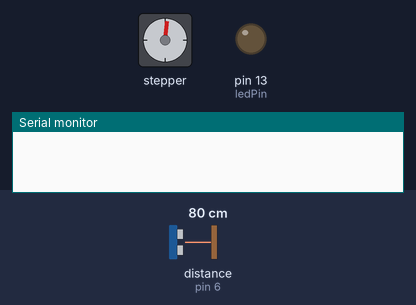
Bench run of a sketch on a simulated Arduino Uno, built with avr-gcc and run on an emulated ATmega328P. Parts: stepper motor, output pins drawn as LEDs (lit = HIGH), the last lines printed to the serial monitor. Wiring (inferred from the names in the program): ultrasonic range finder: trigger pin 7; echo pin 6. Dashed ring = blinking. The inputs (shaded band) are chosen by the test bench; at power-on: distance to the obstacle (sensor on pin 6) 80 cm. The echo pulse lasts 58.3 µs per cm; stepper angles assume 200 steps per turn; pins used as bus, display or sensor lines are not drawn.

Above: at 0.1 s.
At 2.9 s:
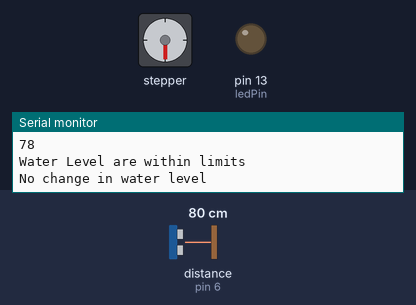
3.0 s: distance to the obstacle (sensor on pin 6) set to 24 cm
4.9 s: distance to the obstacle (sensor on pin 6) set to 19 cm
At 5.82 s:
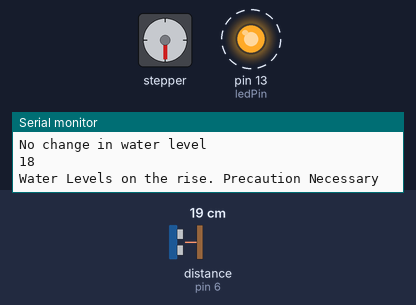
Timing chart, 0 to 14.4 s (numbered marks = the images above; inputs shaded):
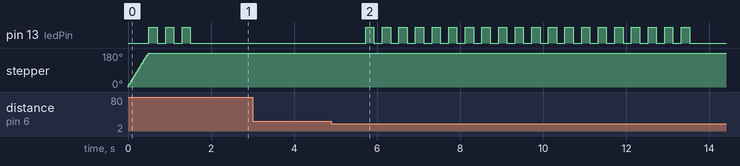

Measured:
- the behaviour switches between 22 and 21 cm on distance to the obstacle (sensor on pin 6) (found by bisection; images 1 and 2)
- after the input at 4.9 s, pin 13 (ledPin): alternates HIGH for 0.20 s and LOW for 0.20 s, 40 changes in all, then stays LOW, starting after 0.82 s

The sketch:

AssembledCode.ino
```cpp
/*
 Stepper Motor Controller
 language: Wiring/Arduino

 This program drives a unipolar or bipolar stepper motor.
 The motor is attached to digital pins 8 and 9 of the Arduino.

 The motor moves 100 steps in one direction, then 100 in the other.

 Created 11 Mar. 2007
 Modified 7 Apr. 2007
 by Tom Igoe

 */

// define the pins that the motor is attached to. You can use
// any digital I/O pins.

#include <Stepper.h>

#define motorSteps 200     // change this depending on the number of steps
                           // per revolution of your motor
#define motorPin1 8
#define motorPin2 9
#define motorPin3 10
#define motorPin4 11
#define ledPin 13

const int trigPin = 7;
const int echoPin = 6;

long duration;
int distance;
int d;

// initialize of the Stepper library:
Stepper myStepper(motorSteps, motorPin1,motorPin2,motorPin3, motorPin4);

void setup() {
  // set the motor speed at 60 RPMS:
  myStepper.setSpeed(60);

  pinMode(trigPin, OUTPUT); // Sets the trigPin as an Output
  pinMode(echoPin, INPUT); // Sets the echoPin as an Input

  // Initialize the Serial port:
  Serial.begin(9600);

  //Set initial distance as 0
  d=0;
  // set up the LED pin:
  pinMode(ledPin, OUTPUT);
  // blink the LED:
  myStepper.step(100);
  blink(3);
}

void loop() {

  digitalWrite(trigPin, LOW);
  delayMicroseconds(2);
  // Sets the trigPin on HIGH state for 10 micro seconds
  digitalWrite(trigPin, HIGH);
  delayMicroseconds(10);
  digitalWrite(trigPin, LOW);
  // Reads the echoPin, returns the sound wave travel time in microseconds
  duration = pulseIn(echoPin, HIGH);
  // Calculating the distance
  distance= duration*0.034/2;
  if(distance!=d){
    d=distance;
    Serial.println(d);
    if(d>20){
      Serial.println("Water Level are within limits");
      delay(1000);
    }else if(d<=20 && d>10){
      Serial.println("Water Levels on the rise. Precaution Necessary");
      blink(20);
      delay(1000);
    }else if(d<=10 && d>5){
      Serial.println("Level critical. Releasing water");
      blink(50);
      myStepper.step(-30);
      delay(1000);
    }else{
      Serial.println("Overflow Imminent. Opening All floodgates");
      myStepper.step(100);
      delay(1000);
      myStepper.step(-100);
      delay(1000);
    }
  }else{
    Serial.println("No change in water level");
    delay(1000);
  }
}

// Blink the reset LED:
void blink(int howManyTimes) {
  int i;
  for (i=0; i< howManyTimes; i++) {
    digitalWrite(ledPin, HIGH);
    delay(200);
    digitalWrite(ledPin, LOW);
    delay(200);
  }
}
```
